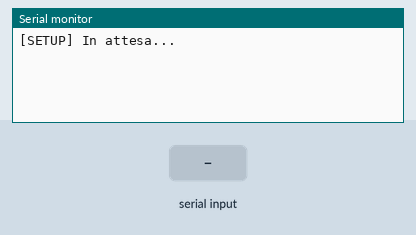
Recording of a sketch running on a simulated Arduino Mega 2560, built with avr-gcc and run on an emulated ATmega2560. Parts: the last lines printed to the serial monitor. The inputs (shaded band) are chosen by the test bench.

Above: at 1.2 s.
1.3 s: "SERIALE1\n" received over Serial
At 2.5 s:
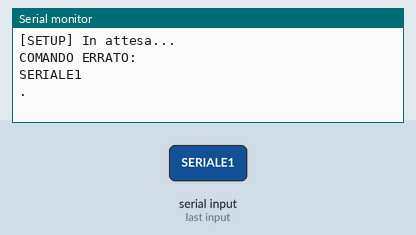
2.8 s: "SERIALE2\n" received over the second serial link
At 3.6 s:
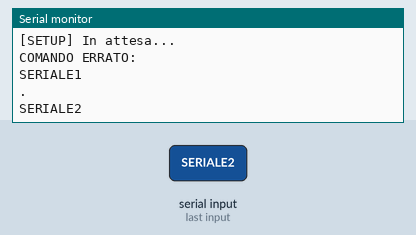
4.3 s: "0\n" received over Serial
At 5.5 s:
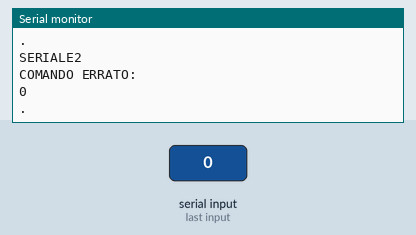
5.8 s: "1\n" received over the second serial link
At 7.1 s:
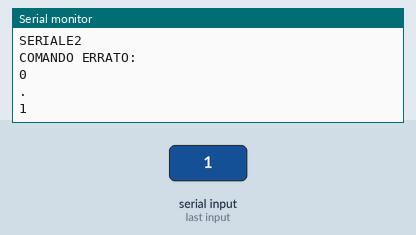

Measured:
- after the input at 1.3 s, the serial monitor: prints a new line at once (image 1)
- after the input at 2.8 s, the serial monitor: prints a new line at once (image 2)
- after the input at 4.3 s, the serial monitor: prints a new line at once (image 3)
- after the input at 5.8 s, the serial monitor: prints a new line at once (image 4)

The sketch:

ArduinoMega-Read-Multiple-Serial.ino
```cpp
String inputString = "";
bool stringComplete = false;
//bool exit = 0;
bool last_command = 0;
unsigned long t_alive = 0;


void serialEvent()
{
  if (Serial.available() > 0)
  {
    char inChar = (char)Serial.read(); // get the new byte:
    inputString += inChar;             // add it to the inputString:
    if (inChar == '\n')
    { // if the incoming character is a newline, set a flag so the main loop cando something about it:
      stringComplete = true;
    }
  }
}


void confronta_stringhe()
{
  stringComplete = false;

  String confronto = String(inputString);
  //Serial.println(confronto);

  /*if (confronto.equals("SERIALE1\n") == 1)
  {
    //  ASCOLTA E SCRIVI IN SERIALE 1
    seriale_1();

  } else if (confronto.equals("SERIALE2\n") == 1)
  {
    //  ASCOLTA E SCRIVI IN SERIALE 2
    seriale_2();

  } else {
    Serial.println("");
    Serial.println(" Digitare i comandi: 'SERIALE1' , 'SERIALE2' ");
    Serial.println("");
  }*/

  if ( (confronto.equals("1\n") == 1) || (confronto.equals("2\n") == 1) || (confronto.equals("3\n") == 1) || (confronto.equals("4\n") == 1) || (confronto.equals("5\n") == 1) || (confronto.equals("6\n") == 1) || (confronto.equals("7\n") == 1) || (confronto.equals("8\n") == 1) || (confronto.equals("9\n") == 1) || (confronto.equals("10\n") == 1) )
  {
    //Serial.println("SERIALE1");
    Serial1.println("");
    Serial1.print(confronto);
    last_command = 0;
  }
  else if ( (confronto.equals("11\n") == 1) || (confronto.equals("12\n") == 1) || (confronto.equals("13\n") == 1) )
  {
    //Serial.println("SERIALE2");
    Serial2.println("");
    Serial2.print(confronto);
    last_command = 1;
  }
  else if ( (confronto.equals("98\n") == 1) || (confronto.equals("99\n") == 1) )
  {
    Serial2.print(confronto);
    Serial1.print(confronto);
    /*if (last_command)
    {
      //Serial.println("SERIALE2");
      //Serial2.println("");
      Serial2.print(confronto);
    }
    else
    {
      //Serial.println("SERIALE1");
      //Serial1.println("");
      Serial1.print(confronto);
    }*/
  }
  else
  {
    Serial.println("COMANDO ERRATO:");
    Serial.println(confronto);
    Serial.println(".");
  }


  inputString = ""; // clear the string:
  stringComplete = false;
}


/*bool isValidMessage(String message) {
  for (unsigned int i = 0; i < message.length(); i++) {
    char c = message.charAt(i);
    if (!isPrintable(c)) {
      return false; // Contains special character, not a valid message
    }
  }
  return true; // No special characters found, valid message
}*/


bool isPrintable(char c) {
  // Check if character is printable and not a special character
  // ASCII values 32 (space) to 126 (~) are printable characters
  return (c >= 32 && c <= 126);
}


//  *-*-*-*-*-*-*-*-*-*-*-*-*-*-*-*-*-*-*-*-*-*-*-*-*-*-*-*-*-*-*-*-*-*-*-*-*-*-*-*-*-*-*-*-*-*-*-*-*-*-*-*-*-*-*-*-*-*-*-*-*-*-*-*-*-*-*-*-*-*-*-*


void setup() {
  // Start the main hardware serial port for communication with the PC
  Serial.begin(9600);
  // Start Serial1 for communication with the other board
  Serial1.begin(9600);  //  2560
  // Start Serial2 for communication with the other board
  Serial2.begin(9600);  //  644

  inputString.reserve(200); // reserve 200 bytes for the inputString

  Serial.println("");
  Serial.println("[SETUP] In attesa...");
  Serial.println("");

  t_alive = millis();
}


void loop() {

  //  --------------------------------------------------------------------------------------------

  //  WRITE TO THE BOARDS

  serialEvent();
  if (stringComplete)
  {
    confronta_stringhe();

    //Serial.println("");
    //Serial.println("...");
    return;
  }

  //  --------------------------------------------------------------------------------------------

  //  READ FROM THE BOARDS

  // Read data from the other board and send it to the PC 2560
  if (Serial1.available()) {
    char data = Serial1.read();
    if (isPrintable(data)) Serial.write(data);
    if (data == '\n') Serial.write(data);
  }

  // Read data from the other board and send it to the PC 644
  if (Serial2.available()) {
    char data = Serial2.read();
    if (isPrintable(data)) Serial.write(data);
    if (data == '\n') Serial.write(data);
  }

  //  --------------------------------------------------------------------------------------------

  //  ALIVE

  /*if ((millis() - t_alive) > 2000) {
    Serial.println("alive");
    t_alive = millis();
  }*/

  /*

  //  --------------------------------------------------------------------------

  // Read data from the other board and send it to the PC 2560
  if (Serial1.available()) {
    char data = Serial1.read();
    Serial.write(data);
  }

  // Optionally, send data from the PC to the other board 2560
  if (Serial.available()) {
    char data = Serial.read();
    Serial1.write(data);
  }

  //  ---------------------------------------------------------------------------

  // Read data from the other board and send it to the PC 644
  if (Serial2.available()) {
    char data = Serial2.read();
    Serial.write(data);
  }

  // Optionally, send data from the PC to the other board 644
  if (Serial.available()) {
    char data = Serial.read();
    Serial2.write(data);
  }

  */

}


//  *-*-*-*-*-*-*-*-*-*-*-*-*-*-*-*-*-*-*-*-*-*-*-*-*-*-*-*-*-*-*-*-*-*-*-*-*-*-*-*-*-*-*-*-*-*-*-*-*-*-*-*-*-*-*-*-*-*-*-*-*-*-*-*-*-*-*-*-*-*-*-*


//  FUNZIONI DI TEST PER SCEGLIERE UNA SERIALE E LEGGERNE UNA ALLA VOLTA


void seriale_1();
void seriale_2();


void seriale_1() {
  bool exit = 0;
  while(!exit) {

    // Read data from the other board and send it to the PC 2560
    if (Serial1.available() > 0)
    {
      char inChar = (char)Serial1.read(); // get the new byte:
      inputString += inChar;             // add it to the inputString:
      if (inChar == '\n')
      {
        /*char data = Serial1.read();
        Serial.write(data);*/
        String confronto = String(inputString);
        Serial.println(confronto);
        inputString = ""; // clear the string:
      }
    }

    // Optionally, send data from the PC to the other board 2560
    if (Serial.available() > 0)
    {
      char inChar = (char)Serial.read(); // get the new byte:
      inputString += inChar;             // add it to the inputString:
      if (inChar == '\n')
      {
        String confronto = String(inputString);
        Serial.println(confronto);
        if (confronto.equals("EXIT\n") == 1) {
          exit = 1;
        } else {
          /*char data = Serial.read();
          Serial1.write(data);*/
          String confronto = String(inputString);
          Serial1.println(confronto);
          inputString = ""; // clear the string:
        }
      }
    }


    /*
    // Read data from the other board and send it to the PC 2560
    if (Serial1.available()) {
      char data = Serial1.read();
      Serial.write(data);
    }

    // Optionally, send data from the PC to the other board 2560
    if (Serial.available()) {
      char data = Serial.read();
      //Serial1.write(data);
      if (data == 'x') exit = 1; else Serial1.write(data);
    }
    */

  }
  exit = 0;

}


void seriale_2() {
  bool exit = 0;
  while(!exit) {

    // Read data from the other board and send it to the PC 2560
    if (Serial2.available() > 0)
    {
      char inChar = (char)Serial2.read(); // get the new byte:
      inputString += inChar;             // add it to the inputString:
      if (inChar == '\n')
      {
        /*char data = Serial2.read();
        Serial.write(data);*/
        String confronto = String(inputString);
        Serial.println(confronto);
        inputString = ""; // clear the string:
      }
    }

    // Optionally, send data from the PC to the other board 2560
    if (Serial.available() > 0)
    {
      char inChar = (char)Serial.read(); // get the new byte:
      inputString += inChar;             // add it to the inputString:
      if (inChar == '\n')
      {
        String confronto = String(inputString);
        Serial.println(confronto);
        if (confronto.equals("EXIT\n") == 1) {
          exit = 1;
        } else {
          /*char data = Serial.read();
          Serial2.write(data);*/
          String confronto = String(inputString);
          Serial2.println(confronto);
          inputString = ""; // clear the string:
        }
      }
    }


    /*
    // Read data from the other board and send it to the PC 644
    if (Serial2.available()) {
      char data = Serial2.read();
      Serial.write(data);
    }

    // Optionally, send data from the PC to the other board 644
    if (Serial.available()) {
      char data = Serial.read();
      if (data == 'x') exit = 1; else Serial2.write(data);
    }
    */

  }
  exit = 0;

}
```
